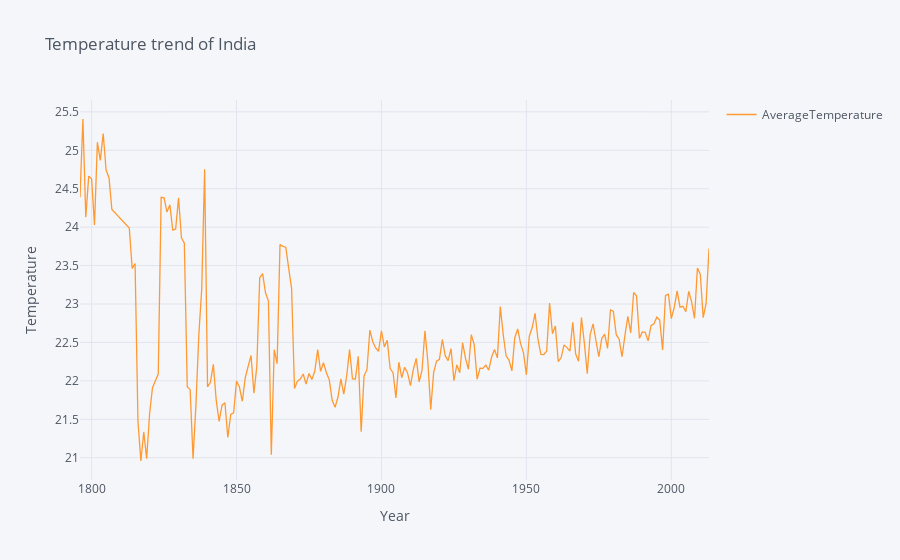

Notebook code cell kept with this figure:
### Code cell
def take_input():
    a=input(print("looking for state or country"))
    b=input(print("which one"))
    temp_df = df[df[a]== b]
    temp_df['year'] = pd.to_datetime(temp_df['dt']).dt.year

    by_year = temp_df.groupby('year')['AverageTemperature'].mean().reset_index()
    by_year.iplot(kind='scatter', x='year', y='AverageTemperature', title='Temperature trend of '+b, xTitle='Year', yTitle='Temperature', legend=True)
    
                 

take_input()

### Figure 1 — Plotly figure (JSON) as saved in the notebook; plotly's stock layout.template omitted (floating-point values rounded to 4 significant figures; data arrays with more than 128 entries replaced by an {"elided": "..."} marker saying what was removed)
{"data": [{"line": {"color": "rgba(255, 153, 51, 1.0)", "dash": "solid", "shape": "linear", "width": 1.3}, "mode": "lines", "name": "AverageTemperature", "text": "", "type": "scatter", "x": {"elided": "213 int values"}, "y": {"elided": "213 float values"}}], "layout": {"legend": {"bgcolor": "#F5F6F9", "font": {"color": "#4D5663"}}, "paper_bgcolor": "#F5F6F9", "plot_bgcolor": "#F5F6F9", "showlegend": true, "title": {"font": {"color": "#4D5663"}, "text": "Temperature trend of India"}, "xaxis": {"gridcolor": "#E1E5ED", "showgrid": true, "tickfont": {"color": "#4D5663"}, "title": {"font": {"color": "#4D5663"}, "text": "Year"}, "zerolinecolor": "#E1E5ED"}, "yaxis": {"gridcolor": "#E1E5ED", "showgrid": true, "tickfont": {"color": "#4D5663"}, "title": {"font": {"color": "#4D5663"}, "text": "Temperature"}, "zerolinecolor": "#E1E5ED"}}}
